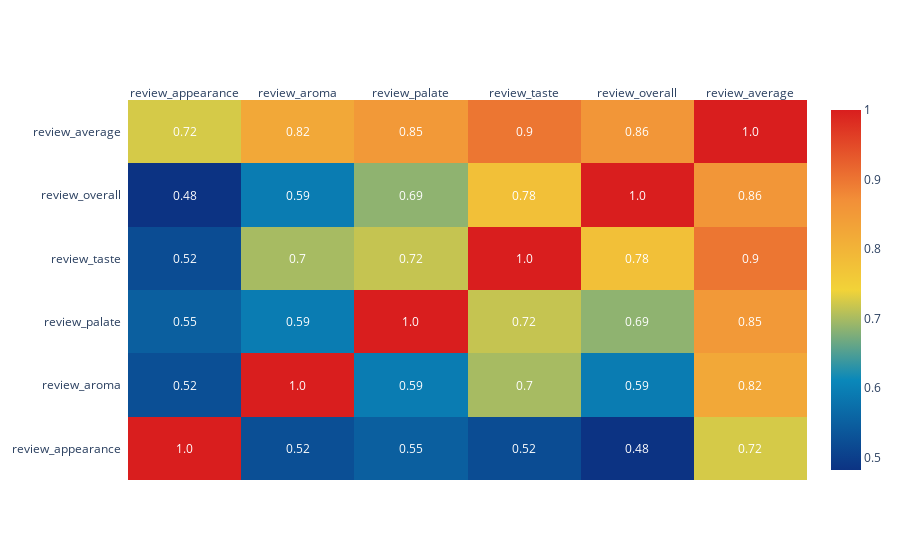

The notebook cell this image was saved under:
### Code cell
# Method 2 - Heatmap: Plotly
heat_map_plotly = ff.create_annotated_heatmap(
    z=corr_metrics.values,
    x=list(corr_metrics.columns),
    y=list(corr_metrics.index),
    annotation_text=corr_metrics.round(2).values,
    showscale=True,
    colorscale='Portland',
    font_colors=['white','white'])

layout = go.Layout(title="Correlation Heatmap",
                   margin = dict(l = 330))

fig = go.Figure(data=heat_map_plotly, layout=layout)
py.offline.iplot(fig)

### Figure 1 — Plotly figure (JSON) as saved in the notebook; plotly's stock layout.template omitted (floating-point values rounded to 4 significant figures)
{"data": [{"colorscale": [[0, "rgb(12,51,131)"], [0.25, "rgb(10,136,186)"], [0.5, "rgb(242,211,56)"], [0.75, "rgb(242,143,56)"], [1, "rgb(217,30,30)"]], "reversescale": false, "showscale": true, "type": "heatmap", "x": ["review_appearance", "review_aroma", "review_palate", "review_taste", "review_overall", "review_average"], "y": ["review_appearance", "review_aroma", "review_palate", "review_taste", "review_overall", "review_average"], "z": [[1, 0.5246, 0.5484, 0.5204, 0.4819, 0.7246], [0.5246, 1, 0.5924, 0.6991, 0.5929, 0.8221], [0.5484, 0.5924, 1, 0.7157, 0.6856, 0.8519], [0.5204, 0.6991, 0.7157, 1, 0.7762, 0.8993], [0.4819, 0.5929, 0.6856, 0.7762, 1, 0.8572], [0.7246, 0.8221, 0.8519, 0.8993, 0.8572, 1]]}], "layout": {"annotations": [{"font": {"color": "white"}, "showarrow": false, "text": "1.0", "x": "review_appearance", "xref": "x", "y": "review_appearance", "yref": "y"}, {"font": {"color": "white"}, "showarrow": false, "text": "0.52", "x": "review_aroma", "xref": "x", "y": "review_appearance", "yref": "y"}, {"font": {"color": "white"}, "showarrow": false, "text": "0.55", "x": "review_palate", "xref": "x", "y": "review_appearance", "yref": "y"}, {"font": {"color": "white"}, "showarrow": false, "text": "0.52", "x": "review_taste", "xref": "x", "y": "review_appearance", "yref": "y"}, {"font": {"color": "white"}, "showarrow": false, "text": "0.48", "x": "review_overall", "xref": "x", "y": "review_appearance", "yref": "y"}, {"font": {"color": "white"}, "showarrow": false, "text": "0.72", "x": "review_average", "xref": "x", "y": "review_appearance", "yref": "y"}, {"font": {"color": "white"}, "showarrow": false, "text": "0.52", "x": "review_appearance", "xref": "x", "y": "review_aroma", "yref": "y"}, {"font": {"color": "white"}, "showarrow": false, "text": "1.0", "x": "review_aroma", "xref": "x", "y": "review_aroma", "yref": "y"}, {"font": {"color": "white"}, "showarrow": false, "text": "0.59", "x": "review_palate", "xref": "x", "y": "review_aroma", "yref": "y"}, {"font": {"color": "white"}, "showarrow": false, "text": "0.7", "x": "review_taste", "xref": "x", "y": "review_aroma", "yref": "y"}, {"font": {"color": "white"}, "showarrow": false, "text": "0.59", "x": "review_overall", "xref": "x", "y": "review_aroma", "yref": "y"}, {"font": {"color": "white"}, "showarrow": false, "text": "0.82", "x": "review_average", "xref": "x", "y": "review_aroma", "yref": "y"}, {"font": {"color": "white"}, "showarrow": false, "text": "0.55", "x": "review_appearance", "xref": "x", "y": "review_palate", "yref": "y"}, {"font": {"color": "white"}, "showarrow": false, "text": "0.59", "x": "review_aroma", "xref": "x", "y": "review_palate", "yref": "y"}, {"font": {"color": "white"}, "showarrow": false, "text": "1.0", "x": "review_palate", "xref": "x", "y": "review_palate", "yref": "y"}, {"font": {"color": "white"}, "showarrow": false, "text": "0.72", "x": "review_taste", "xref": "x", "y": "review_palate", "yref": "y"}, {"font": {"color": "white"}, "showarrow": false, "text": "0.69", "x": "review_overall", "xref": "x", "y": "review_palate", "yref": "y"}, {"font": {"color": "white"}, "showarrow": false, "text": "0.85", "x": "review_average", "xref": "x", "y": "review_palate", "yref": "y"}, {"font": {"color": "white"}, "showarrow": false, "text": "0.52", "x": "review_appearance", "xref": "x", "y": "review_taste", "yref": "y"}, {"font": {"color": "white"}, "showarrow": false, "text": "0.7", "x": "review_aroma", "xref": "x", "y": "review_taste", "yref": "y"}, {"font": {"color": "white"}, "showarrow": false, "text": "0.72", "x": "review_palate", "xref": "x", "y": "review_taste", "yref": "y"}, {"font": {"color": "white"}, "showarrow": false, "text": "1.0", "x": "review_taste", "xref": "x", "y": "review_taste", "yref": "y"}, {"font": {"color": "white"}, "showarrow": false, "text": "0.78", "x": "review_overall", "xref": "x", "y": "review_taste", "yref": "y"}, {"font": {"color": "white"}, "showarrow": false, "text": "0.9", "x": "review_average", "xref": "x", "y": "review_taste", "yref": "y"}, {"font": {"color": "white"}, "showarrow": false, "text": "0.48", "x": "review_appearance", "xref": "x", "y": "review_overall", "yref": "y"}, {"font": {"color": "white"}, "showarrow": false, "text": "0.59", "x": "review_aroma", "xref": "x", "y": "review_overall", "yref": "y"}, {"font": {"color": "white"}, "showarrow": false, "text": "0.69", "x": "review_palate", "xref": "x", "y": "review_overall", "yref": "y"}, {"font": {"color": "white"}, "showarrow": false, "text": "0.78", "x": "review_taste", "xref": "x", "y": "review_overall", "yref": "y"}, {"font": {"color": "white"}, "showarrow": false, "text": "1.0", "x": "review_overall", "xref": "x", "y": "review_overall", "yref": "y"}, {"font": {"color": "white"}, "showarrow": false, "text": "0.86", "x": "review_average", "xref": "x", "y": "review_overall", "yref": "y"}, {"font": {"color": "white"}, "showarrow": false, "text": "0.72", "x": "review_appearance", "xref": "x", "y": "review_average", "yref": "y"}, {"font": {"color": "white"}, "showarrow": false, "text": "0.82", "x": "review_aroma", "xref": "x", "y": "review_average", "yref": "y"}, {"font": {"color": "white"}, "showarrow": false, "text": "0.85", "x": "review_palate", "xref": "x", "y": "review_average", "yref": "y"}, {"font": {"color": "white"}, "showarrow": false, "text": "0.9", "x": "review_taste", "xref": "x", "y": "review_average", "yref": "y"}, {"font": {"color": "white"}, "showarrow": false, "text": "0.86", "x": "review_overall", "xref": "x", "y": "review_average", "yref": "y"}, {"font": {"color": "white"}, "showarrow": false, "text": "1.0", "x": "review_average", "xref": "x", "y": "review_average", "yref": "y"}], "xaxis": {"dtick": 1, "gridcolor": "rgb(0, 0, 0)", "side": "top", "ticks": ""}, "yaxis": {"dtick": 1, "ticks": "", "ticksuffix": "  "}}}
